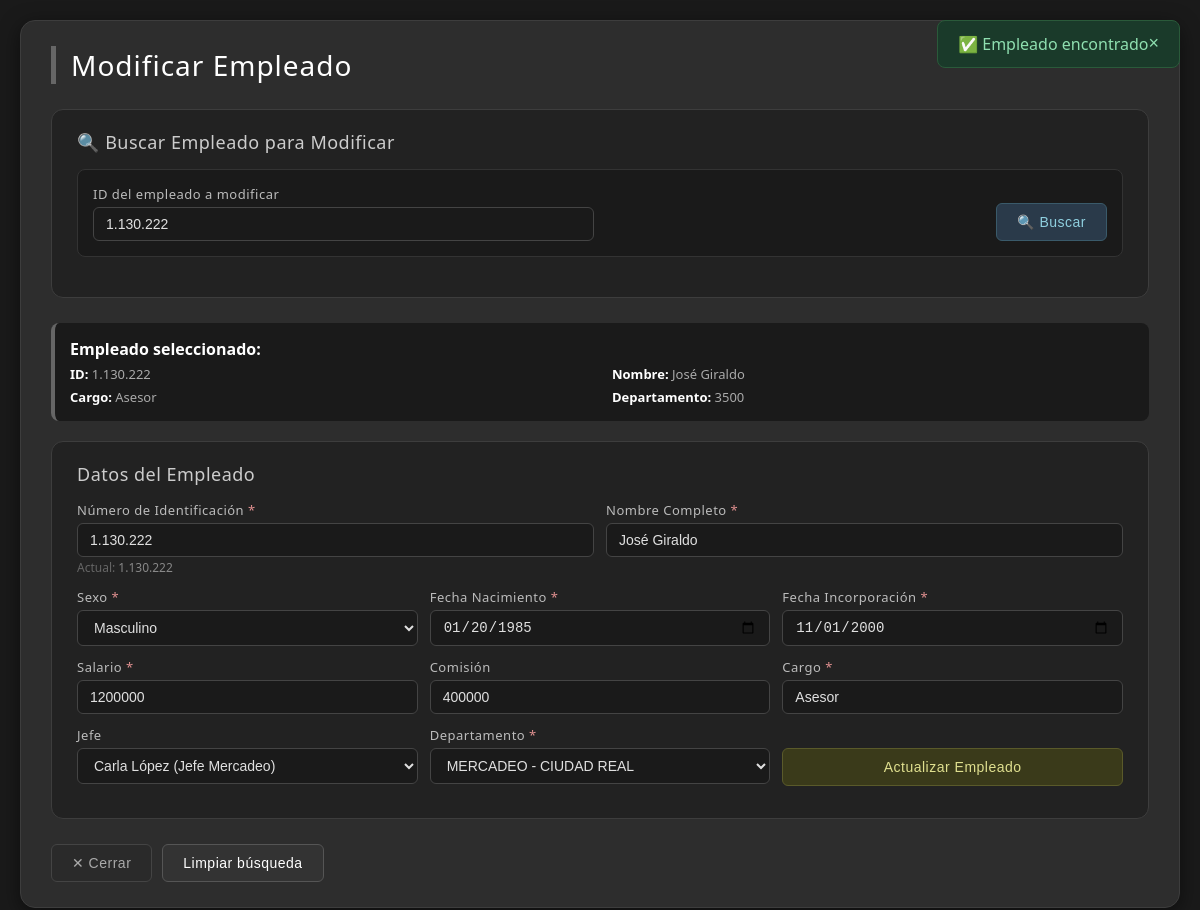
/modificar.php?id=1.130.222, run on the app's committed database.
### tables this page shows
CREATE TABLE `empleados` (
  `nDIEmp` varchar(12) NOT NULL,
  `nomEmp` varchar(30) NOT NULL,
  `sexEmp` char(1) NOT NULL,
  `fecNac` date NOT NULL,
  `fecIncorporacion` date NOT NULL,
  `salEmp` float NOT NULL,
  `comisionE` float NOT NULL,
  `cargoE` varchar(15) NOT NULL,
  `jefeID` varchar(12) DEFAULT NULL,
  `codDepto` varchar(4) NOT NULL,
  PRIMARY KEY (`nDIEmp`),
  KEY `FK_Empl` (`jefeID`),
  KEY `FK_Dpto` (`codDepto`),
  CONSTRAINT `FK_Dpto` FOREIGN KEY (`codDepto`) REFERENCES `departamentos` (`codDepto`),
  CONSTRAINT `FK_Empl` FOREIGN KEY (`jefeID`) REFERENCES `empleados` (`nDIEmp`)
);

CREATE TABLE `departamentos` (
  `codDepto` varchar(4) NOT NULL,
  `nombreDpto` varchar(20) NOT NULL,
  `ciudad` varchar(15) DEFAULT NULL,
  `codDirector` varchar(12) DEFAULT NULL,
  PRIMARY KEY (`codDepto`),
  KEY `FK_EmpDir` (`codDirector`),
  CONSTRAINT `FK_EmpDir` FOREIGN KEY (`codDirector`) REFERENCES `empleadoss` (`jefeID`)
);

### modificar.php (the view, shortened to what this page needs)
<?php
include 'config.php';
$mensaje = '';
$tipo_mensaje = '';
$empleado_seleccionado = null;
$departamentos = [];
$jefes = [];
try {
    $result_deptos = $conn->query("SELECT codDepto, nombreDpto, ciudad FROM departamentos ORDER BY nombreDpto, ciudad");
    while ($row = $result_deptos->fetch_assoc()) {
        $departamentos[] = $row;
    }
    $result_jefes = $conn->query("SELECT nDIEmp, nomEmp, cargoE FROM empleados ORDER BY nomEmp");
    while ($row = $result_jefes->fetch_assoc()) {
        $jefes[] = $row;
    }
} catch (Exception $e) {
    $mensaje = "Error al cargar datos: " . $e->getMessage();
    $tipo_mensaje = "error";
}
if (isset($_GET['id']) && !empty($_GET['id'])) {
    $id = $_GET['id'];
    $result = $conn->query("SELECT * FROM empleados WHERE nDIEmp = '$id'");
    if ($result && $result->num_rows > 0) {
        $empleado_seleccionado = $result->fetch_assoc();
        $mensaje = "✅ Empleado encontrado";
        $tipo_mensaje = 'exito';
    } else {
        $mensaje = "❌ No se encontró ningún empleado con el ID: " . htmlspecialchars($id);
        $tipo_mensaje = 'error';
    }
}
?>
<!DOCTYPE html>
<html lang="es">
<head>
    <link rel="stylesheet" href="styles.css">
</head>
<body>
    <div class="container">
        <h1>Modificar Empleado</h1>
        <?php if ($mensaje): ?>
            <div class="mensaje <?php echo $tipo_mensaje; ?> mensaje-flotante" id="mensajeFlotante">
                <?php echo $mensaje; ?>
                <button onclick="this.parentElement.remove()" style="float:right;background:none;border:none;color:inherit;cursor:pointer;font-size:18px;">×</button>
            </div>
        <?php endif; ?>
        <div class="form-section">
            <h2>🔍 Buscar Empleado para Modificar</h2>
            <form method="GET" action="modificar.php" class="form-crud">
                <div class="form-row form-busqueda">
                    <div class="form-group">
                        <label for="buscar_id">ID del empleado a modificar</label>
                        <input type="text" id="buscar_id" name="id"
                               placeholder="Ej: 31.840.269"
                               value="<?php echo isset($_GET['id']) ? htmlspecialchars($_GET['id']) : ''; ?>">
                    </div>
                    <div class="form-group" style="justify-content: flex-end;">
                        <button type="submit" class="btn btn-buscar">🔍 Buscar</button>
                    </div>
                </div>
            </form>
        </div>
        <?php if ($empleado_seleccionado): ?>
            <div class="empleado-info">
                <strong> Empleado seleccionado:</strong>
                <div class="info-row">
                    <span><strong>ID:</strong> <?php echo htmlspecialchars($empleado_seleccionado['nDIEmp']); ?></span>
                    <span><strong>Nombre:</strong> <?php echo htmlspecialchars($empleado_seleccionado['nomEmp']); ?></span>
                    <span><strong>Cargo:</strong> <?php echo htmlspecialchars($empleado_seleccionado['cargoE']); ?></span>
                    <span><strong>Departamento:</strong> <?php echo htmlspecialchars($empleado_seleccionado['codDepto']); ?></span>
                </div>
            </div>
            <div class="form-section">
                <h2> Datos del Empleado</h2>
                <form method="POST" action="modificar.php" class="form-crud" id="formModificar">
                    <div class="form-row">
                        <div class="form-group">
                            <label for="ndiemp" class="requerido">Número de Identificación</label>
                            <input type="text" id="ndiemp" name="ndiemp"
                                   value="<?php echo htmlspecialchars($empleado_seleccionado['nDIEmp']); ?>" required
                                   pattern="[0-9.]+" title="Solo números y puntos">
                            <div class="campo-actual">Actual: <span><?php echo htmlspecialchars($empleado_seleccionado['nDIEmp']); ?></span></div>
                        </div>
                        <div class="form-group">
                            <label for="nomemp" class="requerido">Nombre Completo</label>
                            <input type="text" id="nomemp" name="nomemp"
                                   value="<?php echo htmlspecialchars($empleado_seleccionado['nomEmp']); ?>" required>
                        </div>
                    </div>
                    <div class="form-row">
                        <div class="form-group">
                            <label for="sexemp" class="requerido">Sexo</label>
                            <select id="sexemp" name="sexemp" required>
                                <option value="M" <?php echo $empleado_seleccionado['sexEmp'] == 'M' ? 'selected' : ''; ?>>Masculino</option>
                            </select>
                        </div>
                        <div class="form-group">
                            <label for="fecnac" class="requerido">Fecha Nacimiento</label>
                            <input type="date" id="fecnac" name="fecnac"
                                   value="<?php echo htmlspecialchars($empleado_seleccionado['fecNac']); ?>" required>
                        </div>
                        <div class="form-group">
                            <label for="fecincorporacion" class="requerido">Fecha Incorporación</label>
                            <input type="date" id="fecincorporacion" name="fecincorporacion"
                                   value="<?php echo htmlspecialchars($empleado_seleccionado['fecIncorporacion']); ?>" required>
                        </div>
                    </div>
                    <div class="form-row">
                        <div class="form-group">
                            <label for="salemp" class="requerido">Salario</label>
                            <input type="number" step="0.01" id="salemp" name="salemp"
                                   value="<?php echo htmlspecialchars($empleado_seleccionado['salEmp']); ?>" required min="0">
                        </div>
                        <div class="form-group">
                            <label for="comisione">Comisión</label>
                            <input type="number" step="0.01" id="comisione" name="comisione"
                                   value="<?php echo htmlspecialchars($empleado_seleccionado['comisionE']); ?>" min="0">
                        </div>
                        <div class="form-group">
                            <label for="cargoe" class="requerido">Cargo</label>
                            <input type="text" id="cargoe" name="cargoe"
                                   value="<?php echo htmlspecialchars($empleado_seleccionado['cargoE']); ?>" required>
                        </div>
                    </div>
                    <div class="form-row">
                        <div class="form-group">
                            <label for="jefeid">Jefe</label>
                            <select id="jefeid" name="jefeid">
                                <?php foreach ($jefes as $jefe): ?>
                                    <?php if ($jefe['nDIEmp'] != $empleado_seleccionado['nDIEmp']): ?>
                                        <option value="<?php echo htmlspecialchars($jefe['nDIEmp']); ?>"
                                            <?php echo $empleado_seleccionado['jefeID'] == $jefe['nDIEmp'] ? 'selected' : ''; ?>>
                                            <?php echo htmlspecialchars($jefe['nomEmp'] . ' (' . $jefe['cargoE'] . ')'); ?>
                                        </option>
                                    <?php endif; ?>
                                <?php endforeach; ?>
                            </select>
                        </div>
                        <div class="form-group">
                            <label for="coddepto" class="requerido">Departamento</label>
                            <select id="coddepto" name="coddepto" required>
                                <?php foreach ($departamentos as $depto): ?>
                                    <option value="<?php echo htmlspecialchars($depto['codDepto']); ?>"
                                        <?php echo $empleado_seleccionado['codDepto'] == $depto['codDepto'] ? 'selected' : ''; ?>>
                                        <?php echo htmlspecialchars($depto['nombreDpto'] . ' - ' . $depto['ciudad']); ?>
                                    </option>
                                <?php endforeach; ?>
                            </select>
                        </div>
                        <div class="form-group">
                            <label>&nbsp;</label>
                            <div style="display:flex;gap:10px;align-items:center;height:38px;">
                                <button type="submit" class="btn btn-warning" style="flex:1;">
                                     Actualizar Empleado
                                </button>
                            </div>
                        </div>
                    </div>
                </form>
            </div>
        <?php elseif (isset($_GET['id']) && !empty($_GET['id'])): ?>
        <?php endif; ?>
        <div style="margin-top:20px;display:flex;gap:10px;flex-wrap:wrap;">
            <button onclick="window.close()" class="btn btn-secondary">✕ Cerrar</button>
            <button onclick="window.location.href='modificar.php'" class="btn btn-primary"> Limpiar búsqueda</button>
        </div>
    </div>
</body>
</html>

### styles.css (style rules this page uses)
* { margin: 0; padding: 0; box-sizing: border-box; }
body { font-family: 'Segoe UI', Tahoma, Geneva, Verdana, sans-serif; background: #1a1a1a; padding: 20px; color: #e0e0e0; }
.container { max-width: 1400px; margin: 0 auto; background: #2d2d2d; border-radius: 15px; padding: 25px 30px; box-shadow: 0 5px 20px rgba(0,0,0,0.5); border: 1px solid #3d3d3d; }
h1 { color: #ffffff; border-left: 5px solid #666666; padding-left: 15px; margin-bottom: 25px; font-size: 28px; font-weight: 300; letter-spacing: 1px; }
h2 { font-size: 18px; color: #cccccc; margin-bottom: 15px; font-weight: 300; letter-spacing: 0.5px; }
.mensaje { padding: 12px 20px; border-radius: 8px; margin-bottom: 20px; font-weight: 500; }
.mensaje.exito { background: #1a3a2a; color: #8fdfb0; border: 1px solid #2a5a3a; }
.btn { padding: 10px 20px; border: 1px solid #444444; border-radius: 6px; font-size: 14px; font-weight: 500; cursor: pointer; transition: all 0.3s ease; text-decoration: none; display: inline-block; background: transparent; color: #e0e0e0; letter-spacing: 0.5px; }
.btn-primary { background: #333333; color: #ffffff; border-color: #555555; }
.btn-warning { background: #3a3a1a; color: #dfdf8f; border-color: #5a5a2a; }
.btn-secondary { background: #2a2a2a; color: #aaaaaa; border-color: #444444; }
.form-section { background: #222222; padding: 20px 25px; border-radius: 12px; margin-bottom: 25px; border: 1px solid #3d3d3d; }
.form-crud { width: 100%; }
.form-row { display: grid; grid-template-columns: repeat(auto-fit, minmax(200px, 1fr)); gap: 12px; margin-bottom: 12px; }
.form-group { display: flex; flex-direction: column; }
.form-group label { font-size: 13px; font-weight: 500; color: #bbbbbb; margin-bottom: 4px; letter-spacing: 0.5px; }
.form-group input, .form-group select { padding: 8px 12px; border: 1px solid #444444; border-radius: 6px; font-size: 14px; background: #1a1a1a; color: #e0e0e0; transition: all 0.3s ease; }

### modificar.php (style rules this page uses)
.form-busqueda { margin-bottom: 20px; padding: 15px; background: #1a1a1a; border-radius: 8px; border: 1px solid #333; }
.empleado-info { background: #1a1a1a; padding: 15px; border-radius: 8px; margin-bottom: 20px; border-left: 4px solid #666; }
.empleado-info strong { color: #fff; }
.empleado-info .info-row { display: grid; grid-template-columns: 1fr 1fr; gap: 5px 20px; margin-top: 5px; }
.empleado-info .info-row span { color: #aaa; font-size: 13px; }
.btn-buscar { background: #2a3a4a; color: #8fcfdf; border-color: #3a5a6a; height: 38px; align-self: end; }
.mensaje-flotante { position: fixed; top: 20px; right: 20px; z-index: 9999; max-width: 400px; animation: slideIn 0.3s ease; }
.campo-actual { font-size: 12px; color: #666; margin-top: 2px; }
.campo-actual span { color: #888; }
.requerido::after { content: " *"; color: #df8f8f; }

### data on the page
empleados: nDIEmp "1.130.222", nomEmp "José Giraldo", cargoE "Asesor", codDepto "3500", ndiemp "1.130.222", nomemp "José Giraldo", sexemp "Masculino", fecnac "01/20/1985", fecincorporacion "11/01/2000", salemp "1200000", comisione "400000", cargoe "Asesor", jefeid "Carla López (Jefe Mercadeo)", coddepto "MERCADEO - CIUDAD REAL"

### other printed values
$mensaje "✅ Empleado encontrado"
